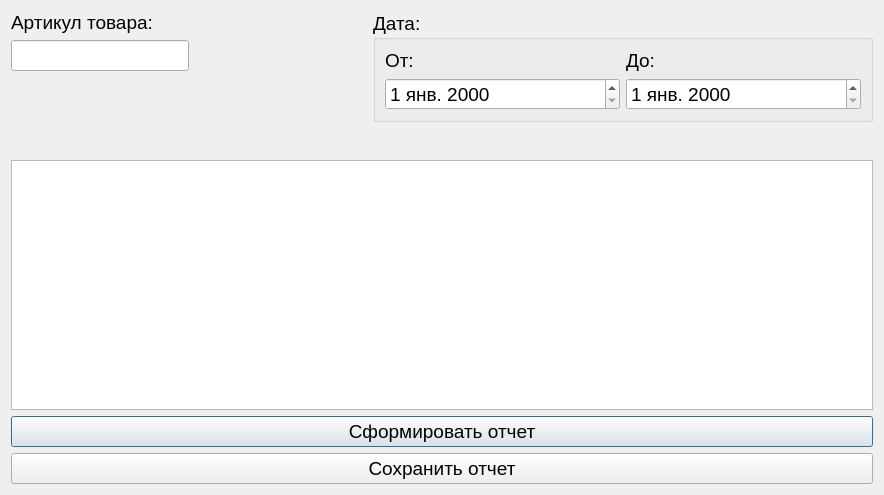
<?xml version="1.0" encoding="UTF-8"?>
<ui version="4.0">
 <class>ReportDialog</class>
 <widget class="QDialog" name="ReportDialog">
  <property name="geometry">
   <rect>
    <x>0</x>
    <y>0</y>
    <width>884</width>
    <height>495</height>
   </rect>
  </property>
  <property name="font">
   <font>
    <pointsize>14</pointsize>
   </font>
  </property>
  <property name="windowTitle">
   <string>Отчет</string>
  </property>
  <property name="locale">
   <locale language="Russian" country="Russia"/>
  </property>
  <layout class="QVBoxLayout" name="verticalLayout_5">
   <item>
    <layout class="QHBoxLayout" name="horizontalLayout_2">
     <item>
      <layout class="QVBoxLayout" name="verticalLayout">
       <item>
        <widget class="QLabel" name="label">
         <property name="text">
          <string>Артикул товара:</string>
         </property>
        </widget>
       </item>
       <item>
        <widget class="QLineEdit" name="idEdit"/>
       </item>
       <item>
        <spacer name="verticalSpacer">
         <property name="orientation">
          <enum>Qt::Vertical</enum>
         </property>
         <property name="sizeHint" stdset="0">
          <size>
           <width>10</width>
           <height>10</height>
          </size>
         </property>
        </spacer>
       </item>
      </layout>
     </item>
     <item>
      <spacer name="horizontalSpacer">
       <property name="orientation">
        <enum>Qt::Horizontal</enum>
       </property>
       <property name="sizeHint" stdset="0">
        <size>
         <width>40</width>
         <height>20</height>
        </size>
       </property>
      </spacer>
     </item>
     <item>
      <widget class="QGroupBox" name="groupBox">
       <property name="minimumSize">
        <size>
         <width>500</width>
         <height>0</height>
        </size>
       </property>
       <property name="title">
        <string>Дата:</string>
       </property>
       <layout class="QVBoxLayout" name="verticalLayout_4">
        <item>
         <layout class="QHBoxLayout" name="horizontalLayout">
          <item>
           <layout class="QVBoxLayout" name="verticalLayout_2">
            <item>
             <widget class="QLabel" name="label_2">
              <property name="text">
               <string>От:</string>
              </property>
             </widget>
            </item>
            <item>
             <widget class="QDateEdit" name="fromDateEdit"/>
            </item>
           </layout>
          </item>
          <item>
           <layout class="QVBoxLayout" name="verticalLayout_3">
            <item>
             <widget class="QLabel" name="label_3">
              <property name="text">
               <string>До:</string>
              </property>
             </widget>
            </item>
            <item>
             <widget class="QDateEdit" name="toDateEdit"/>
            </item>
           </layout>
          </item>
         </layout>
        </item>
       </layout>
      </widget>
     </item>
    </layout>
   </item>
   <item>
    <spacer name="verticalSpacer_2">
     <property name="orientation">
      <enum>Qt::Vertical</enum>
     </property>
     <property name="sizeHint" stdset="0">
      <size>
       <width>10</width>
       <height>10</height>
      </size>
     </property>
    </spacer>
   </item>
   <item>
    <widget class="QTableView" name="tableView">
     <property name="minimumSize">
      <size>
       <width>0</width>
       <height>250</height>
      </size>
     </property>
     <attribute name="horizontalHeaderStretchLastSection">
      <bool>true</bool>
     </attribute>
    </widget>
   </item>
   <item>
    <widget class="QPushButton" name="generateReportPushButton">
     <property name="text">
      <string>Сформировать отчет</string>
     </property>
    </widget>
   </item>
   <item>
    <widget class="QPushButton" name="saveReportPushButton">
     <property name="text">
      <string>Сохранить отчет</string>
     </property>
    </widget>
   </item>
  </layout>
 </widget>
 <resources/>
 <connections/>
</ui>
